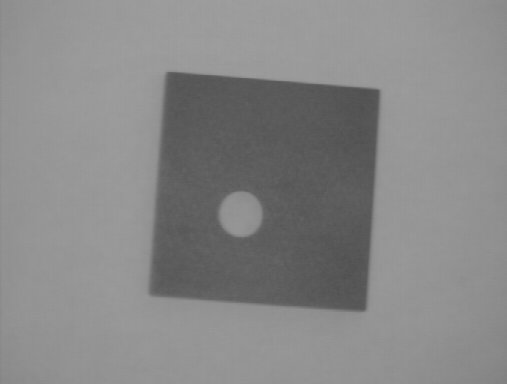
#> input picture aula12/wdg2.bmp, 507 x 384 px
$ python ex2.py wdg2.bmp
#> lines starting #> are read from the running program, lines starting #| are printed output that depends on the picture; after the words box and inside, x2 and y2 are one past the last pixel; in counts of white or black regions, pixels touching at a corner belong together
import cv2
import numpy as np


##########################
# Print Image Features

def printImageFeatures(image):
    if len(image.shape) == 2:
        height, width = image.shape
        nchannels = 1
    else:
        height, width, nchannels = image.shape

    print("Image Height:", height)
    print("Image Width:", width)
    print("Number of channels:", nchannels)
    print("Number of elements:", image.size)


###################################
# MAIN

# image = cv2.imread(sys.argv[1], cv2.IMREAD_UNCHANGED)
img = "wdg2.bmp"
image = cv2.imread(img, cv2.IMREAD_UNCHANGED)
#> image is the input picture: shape (384, 507); min 77, max 159, mean 135.3

if np.shape(image) == ():
    # Failed Reading
    print("Image file could not be open!")
    exit(-1)

printImageFeatures(image)
#| Image Height: 384
#| Image Width: 507
#| Number of elements: 194688

cv2.imshow('Orginal', image)

# ret,thresh1 = cv2.threshold(image, 120, 255, cv2.THRESH_BINARY)
# cv2.imshow('threshold', thresh1)

ret, thresh2 = cv2.threshold(image, 120, 255, cv2.THRESH_BINARY_INV)
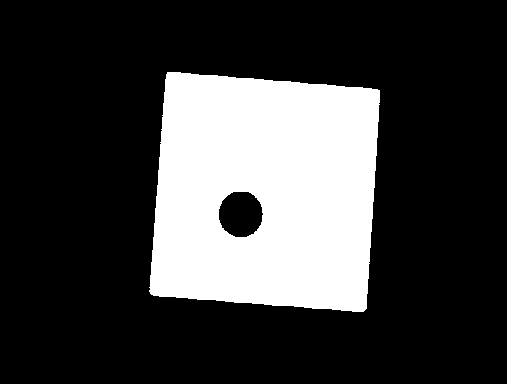
#> thresh2: shape (384, 507); 24.1% white; 1 white region, box (x1, y1, x2, y2) and area: (149, 72, 380, 312) 47006
cv2.imshow('threshold_inv', thresh2)

kernel = cv2.getStructuringElement(cv2.MORPH_ELLIPSE, (3, 3))
# kernel = cv2.getStructuringElement(cv2.MORPH_ELLIPSE, (7, 7)) # fica mais grosso
img_dilation = cv2.dilate(thresh2, kernel, iterations=1)
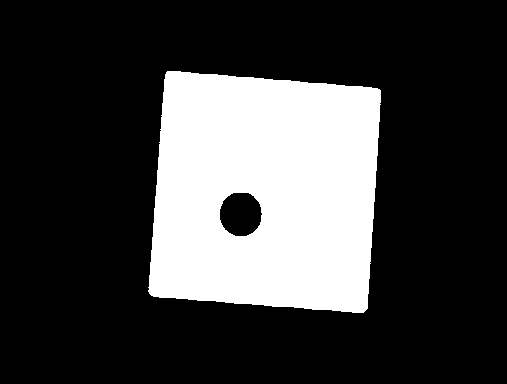
#> img_dilation: shape (384, 507); 24.7% white; 1 white region, box (x1, y1, x2, y2) and area: (148, 71, 381, 313) 48006
cv2.imshow('Dilation', img_dilation)

sub_img = img_dilation - thresh2
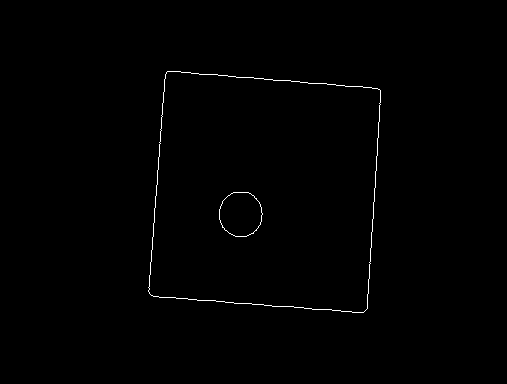
#> sub_img: shape (384, 507); 0.51% white in thin lines or dots, all inside (x1, y1, x2, y2) = (148, 71, 381, 313)
cv2.imshow('Sub', sub_img)

cv2.waitKey(0)

cv2.destroyAllWindows()

$ run again, with aula12/ape1.bmp copied over aula12/wdg2.bmp
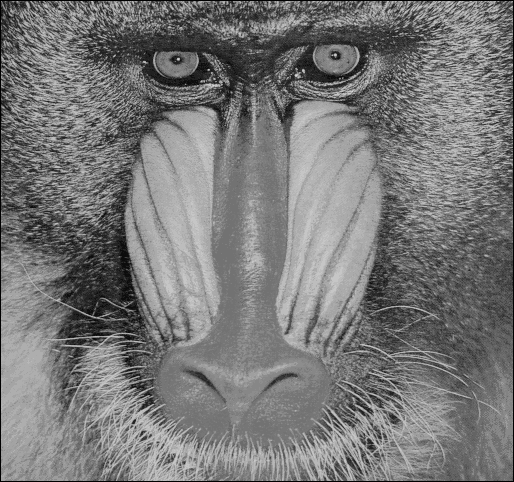
#> input picture aula12/ape1.bmp, 514 x 482 px
#> image is the input picture: shape (482, 514); min 0, max 217, mean 119.9
#| Image Height: 482
#| Image Width: 514
#| Number of elements: 247748
#> `ret, thresh2 = cv2.threshold(image, 120, 255, cv2.THRESH_BINARY_INV)`:
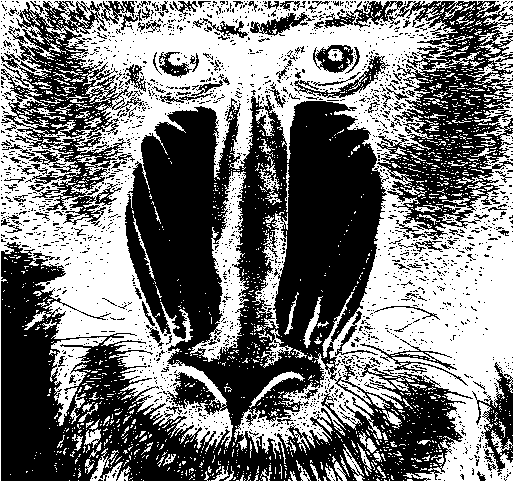
#> thresh2: shape (482, 514); 47.6% white; 1780 white regions (1663 under 20 px), largest, box (x1, y1, x2, y2) and area: (0, 0, 514, 482) 99254, (190, 171, 249, 362) 3597, (50, 337, 107, 426) 1645
#> img_dilation: shape (482, 514); 68.3% white; 1463 black regions (1358 under 20 px), largest, box (x1, y1, x2, y2) and area: (133, 107, 322, 426) 19541, (275, 102, 385, 357) 17857, (2, 252, 104, 480) 11397
#> `sub_img = img_dilation - thresh2`:
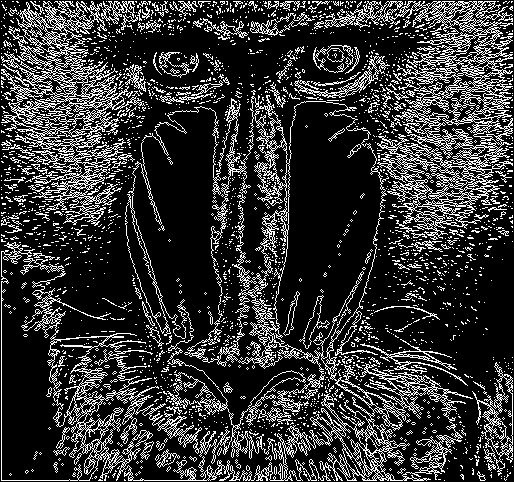
#> sub_img: shape (482, 514); 20.8% white in thin lines or dots
